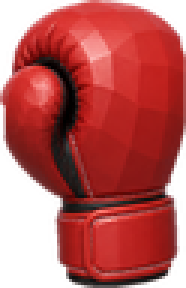
#> input picture tools/hdart/gloves/01.png, 62 x 96 px (shown 3 times larger)
$ python -i p509_defringe.py   (imports and definitions only)
#> lines starting #> are read from the running program, lines starting #| are printed output that depends on the picture; after the words box and inside, x2 and y2 are one past the last pixel; in counts of white or black regions, pixels touching at a corner belong together
#> further down, picture is the input picture: PIL image 62x96 RGBA; mean R, G, B, A 130.4, 34.7, 33, 192
# -*- coding: utf-8 -*-
"""Снять светло-бежевую кайму подложки у края сгенерированного кадра (R-089): у края (до BAND пикселей HD) светлые малонасыщенные
пиксели - не рисунок, а остаток подложки и тень модели. Альфа там гасится мягко, цвет остатка - цвет ближайшего внутри."""
import numpy as np
from PIL import Image
from scipy import ndimage

BAND = 7


def hsv(rgb):
    mx, mn = rgb.max(-1), rgb.min(-1)
    return mx / 255.0, np.where(mx > 0, (mx - mn) / np.maximum(mx, 1), 0.0)


def defringe(im, vmin=0.50, smax=0.30, band=BAND, verbose=False):
#> called with vmin = 0.5, smax = 0.3, band = 7, verbose = False
    a = np.asarray(im.convert("RGBA")).astype(np.float32)
    al = a[..., 3] / 255.0
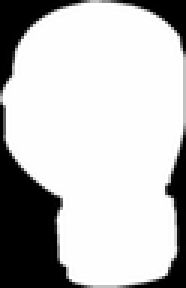
#> al: shape (96, 62) float32 (shown 3 times larger); min 0, max 1, mean 0.753
    solid = al > 0.5
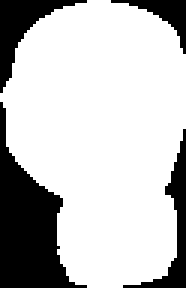
#> solid: shape (96, 62) bool (shown 3 times larger); 75.7% white; 4 black regions, box (x1, y1, x2, y2) and area: (0, 34, 29, 96) 810, (0, 0, 29, 31) 269, (41, 43, 62, 96) 236, (37, 0, 62, 18) 132
    dist = ndimage.distance_transform_edt(solid)          # внутри: расстояние до края
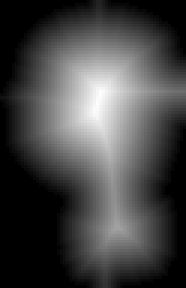
#> dist: shape (96, 62) float64 (shown 3 times larger); min 0, max 30.46, mean 8.3; drawn with min black and max white
    v, s = hsv(a[..., :3])
#> in hsv, `mx, mn = rgb.max(-1), rgb.min(-1)`:
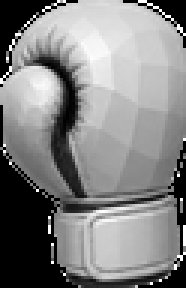
#> mx: shape (96, 62) float32 (shown 3 times larger); min 0, max 255, mean 130.5
#> in hsv, `mx, mn = rgb.max(-1), rgb.min(-1)`:
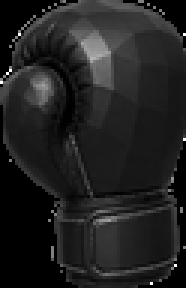
#> mn: shape (96, 62) float32 (shown 3 times larger); min 0, max 255, mean 32.7
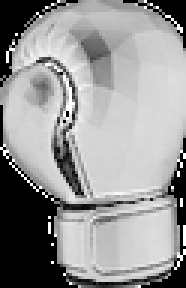
#> s: shape (96, 62) float32 (shown 3 times larger); min 0, max 1, mean 0.59
    cand = solid & (dist <= band) & (v > vmin) & (s < smax)
#> cand: shape (96, 62) bool; every value is 0
    # только связные с краем куски: одиночные блики внутри листа не трогаем
    lab, n = ndimage.label(cand)
#> lab: shape (96, 62) int32; every value is 0
#> n = 0
    keep = np.zeros_like(cand)
    edge = dist <= 1.5
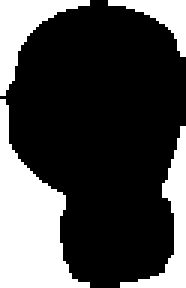
#> edge: shape (96, 62) bool (shown 3 times larger); 29.1% white; 4 white regions, box (x1, y1, x2, y2) and area: (0, 33, 30, 96) 908, (0, 0, 30, 32) 330, (40, 42, 62, 96) 319, (36, 0, 62, 19) 176
    for i in range(1, n + 1):
        m = lab == i
        if (m & edge).any() and m.sum() >= 2:
            keep |= m
    keep = ndimage.binary_dilation(keep, iterations=1)
    kill = ndimage.gaussian_filter(keep.astype(np.float32), 0.9)
    out = a.copy()
    out[..., 3] = al * 255.0 * np.clip(1.0 - kill * 1.4, 0, 1)
    # цвет оставшихся краевых пикселей, что были рядом с каймой: из глубины (ближайший непрозрачный не-кайма)
    core = solid & ~ndimage.binary_dilation(keep, iterations=2)
    _, ind = ndimage.distance_transform_edt(~core, return_indices=True)
    near = (kill > 0.05) & (out[..., 3] > 8)
    out[..., :3][near] = a[..., :3][ind[0], ind[1]][near]
    if verbose:
        print("кайма: пикселей %d, цвет заменён %d" % (int(keep.sum()), int(near.sum())))
    return Image.fromarray(np.clip(np.rint(out), 0, 255).astype(np.uint8), "RGBA")

>>> from PIL import Image
>>> picture = Image.open('gloves/01.png')
>>> result = defringe(picture)

$ run again, on tools/hdart/gloves/02.png
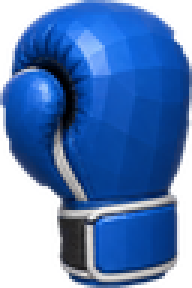
#> input picture tools/hdart/gloves/02.png, 64 x 96 px (shown 3 times larger)
#> picture is the input picture: PIL image 64x96 RGBA; mean R, G, B, A 26.5, 65.7, 126.1, 188.4
#> solid: shape (96, 64) bool; 74.3% white; 4 black regions, box (x1, y1, x2, y2) and area: (0, 35, 30, 96) 828, (42, 33, 64, 96) 309, (0, 0, 28, 32) 254, (37, 0, 64, 23) 186
#> cand: shape (96, 64) bool; 2.3% white in thin lines or dots, all inside (x1, y1, x2, y2) = (5, 23, 59, 94)
#> in defringe, `lab, n = ndimage.label(cand)`:
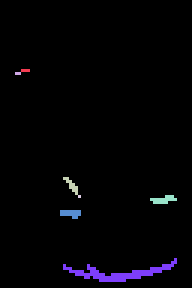
#> lab: shape (96, 64) int32 (shown 3 times larger); 8 distinct labels, from 0 to 7; one colour per label, 0 black
#> n = 7
#> edge: shape (96, 64) bool; 30.5% white; 4 white regions, box (x1, y1, x2, y2) and area: (0, 34, 31, 96) 922, (41, 32, 64, 96) 401, (0, 0, 29, 33) 315, (36, 0, 64, 24) 237
#> core: shape (96, 64) bool; 67.4% white; 3 black regions, box (x1, y1, x2, y2) and area: (0, 33, 64, 96) 1563, (0, 0, 28, 32) 254, (37, 0, 64, 23) 186
#> near: shape (96, 64) bool; 3.2% white in thin lines or dots, all inside (x1, y1, x2, y2) = (19, 63, 60, 96)
#> in defringe, `out[..., :3][near] = a[..., :3][ind[0], ind[1]][near]`:
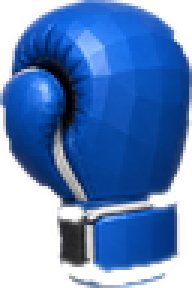
#> out: shape (96, 64, 4) float32 (shown 3 times larger); mean R, G, B, A 26.1, 65.5, 126.3, 177; transparent parts drawn white

$ run again, on tools/hdart/gloves/03.png
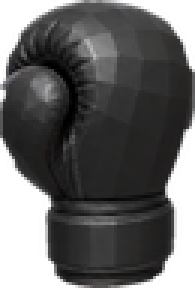
#> input picture tools/hdart/gloves/03.png, 65 x 96 px (shown 3 times larger)
#> picture is the input picture: PIL image 65x96 RGBA; mean R, G, B, A 41.2, 40.6, 40.9, 191.1
#> in defringe, `solid = al > 0.5`:
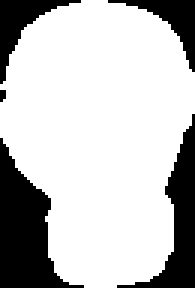
#> solid: shape (96, 65) bool (shown 3 times larger); 75.4% white; 5 black regions (1 under 20 px), largest, box (x1, y1, x2, y2) and area: (0, 46, 28, 96) 662, (39, 38, 65, 96) 443, (0, 0, 27, 28) 224, (36, 0, 65, 24) 200
#> cand: shape (96, 65) bool; every value is 0
#> lab: shape (96, 65) int32; every value is 0
#> n = 0
#> in defringe, `edge = dist <= 1.5`:
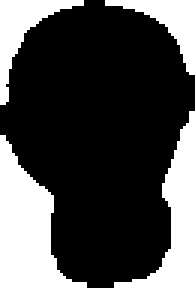
#> edge: shape (96, 65) bool (shown 3 times larger); 29.3% white; 4 white regions, box (x1, y1, x2, y2) and area: (0, 45, 29, 96) 745, (38, 37, 65, 96) 534, (0, 0, 28, 35) 297, (35, 0, 65, 25) 254
